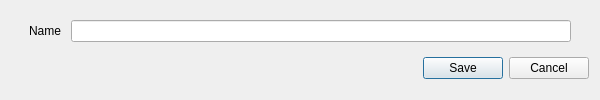
<?xml version="1.0" encoding="UTF-8"?>
<ui version="4.0">
 <class>KontoCreateDialog</class>
 <widget class="QDialog" name="KontoCreateDialog">
  <property name="geometry">
   <rect>
    <x>0</x>
    <y>0</y>
    <width>600</width>
    <height>100</height>
   </rect>
  </property>
  <property name="sizePolicy">
   <sizepolicy hsizetype="Fixed" vsizetype="Fixed">
    <horstretch>0</horstretch>
    <verstretch>0</verstretch>
   </sizepolicy>
  </property>
  <property name="windowTitle">
   <string>Konto hinzufügen</string>
  </property>
  <layout class="QVBoxLayout" name="verticalLayout">
   <item>
    <layout class="QHBoxLayout" name="horizontalLayout">
     <property name="spacing">
      <number>10</number>
     </property>
     <property name="leftMargin">
      <number>0</number>
     </property>
     <property name="topMargin">
      <number>0</number>
     </property>
     <property name="rightMargin">
      <number>0</number>
     </property>
     <item>
      <spacer name="horizontalSpacer">
       <property name="orientation">
        <enum>Qt::Horizontal</enum>
       </property>
       <property name="sizeHint" stdset="0">
        <size>
         <width>40</width>
         <height>20</height>
        </size>
       </property>
      </spacer>
     </item>
     <item>
      <widget class="QLabel" name="labelName">
       <property name="text">
        <string>Name</string>
       </property>
      </widget>
     </item>
     <item>
      <widget class="QLineEdit" name="leName">
       <property name="minimumSize">
        <size>
         <width>500</width>
         <height>0</height>
        </size>
       </property>
      </widget>
     </item>
     <item>
      <spacer name="horizontalSpacer_2">
       <property name="orientation">
        <enum>Qt::Horizontal</enum>
       </property>
       <property name="sizeHint" stdset="0">
        <size>
         <width>40</width>
         <height>20</height>
        </size>
       </property>
      </spacer>
     </item>
    </layout>
   </item>
   <item>
    <widget class="QDialogButtonBox" name="buttonBox">
     <property name="orientation">
      <enum>Qt::Horizontal</enum>
     </property>
     <property name="standardButtons">
      <set>QDialogButtonBox::Cancel|QDialogButtonBox::Save</set>
     </property>
    </widget>
   </item>
  </layout>
 </widget>
 <resources/>
 <connections>
  <connection>
   <sender>buttonBox</sender>
   <signal>accepted()</signal>
   <receiver>KontoCreateDialog</receiver>
   <slot>accept()</slot>
   <hints>
    <hint type="sourcelabel">
     <x>248</x>
     <y>254</y>
    </hint>
    <hint type="destinationlabel">
     <x>157</x>
     <y>274</y>
    </hint>
   </hints>
  </connection>
  <connection>
   <sender>buttonBox</sender>
   <signal>rejected()</signal>
   <receiver>KontoCreateDialog</receiver>
   <slot>reject()</slot>
   <hints>
    <hint type="sourcelabel">
     <x>316</x>
     <y>260</y>
    </hint>
    <hint type="destinationlabel">
     <x>286</x>
     <y>274</y>
    </hint>
   </hints>
  </connection>
 </connections>
</ui>
